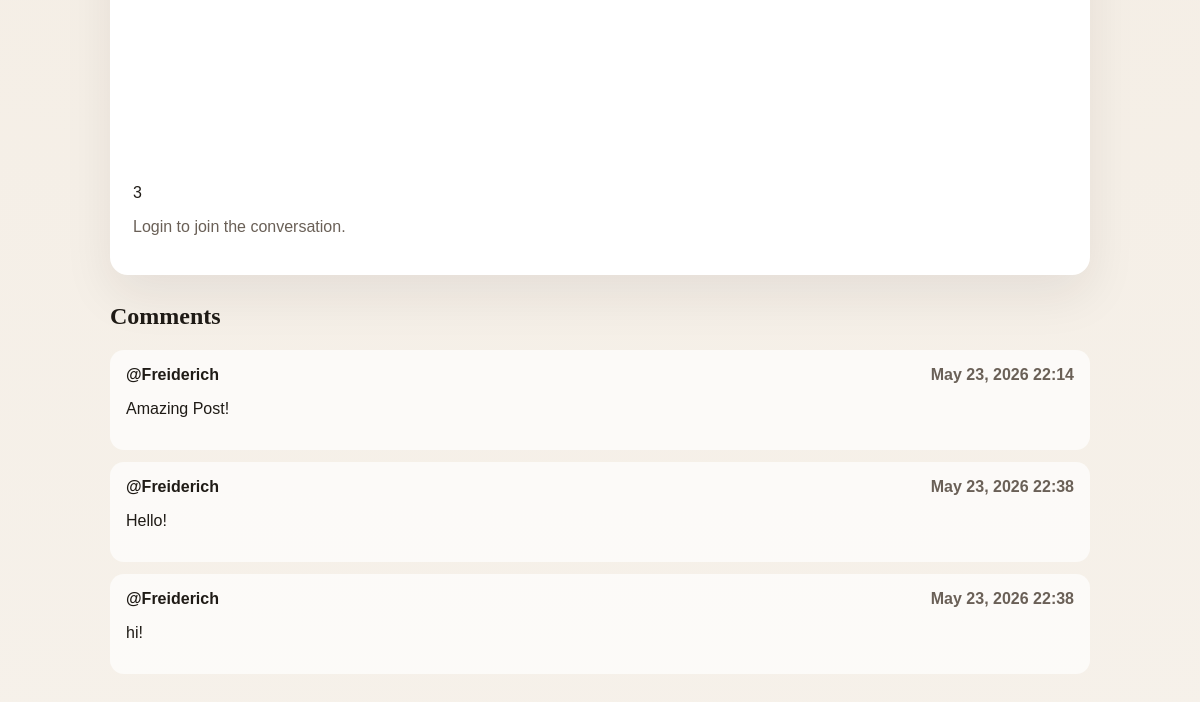
The app's page /posts/1/ (lower part), older data.
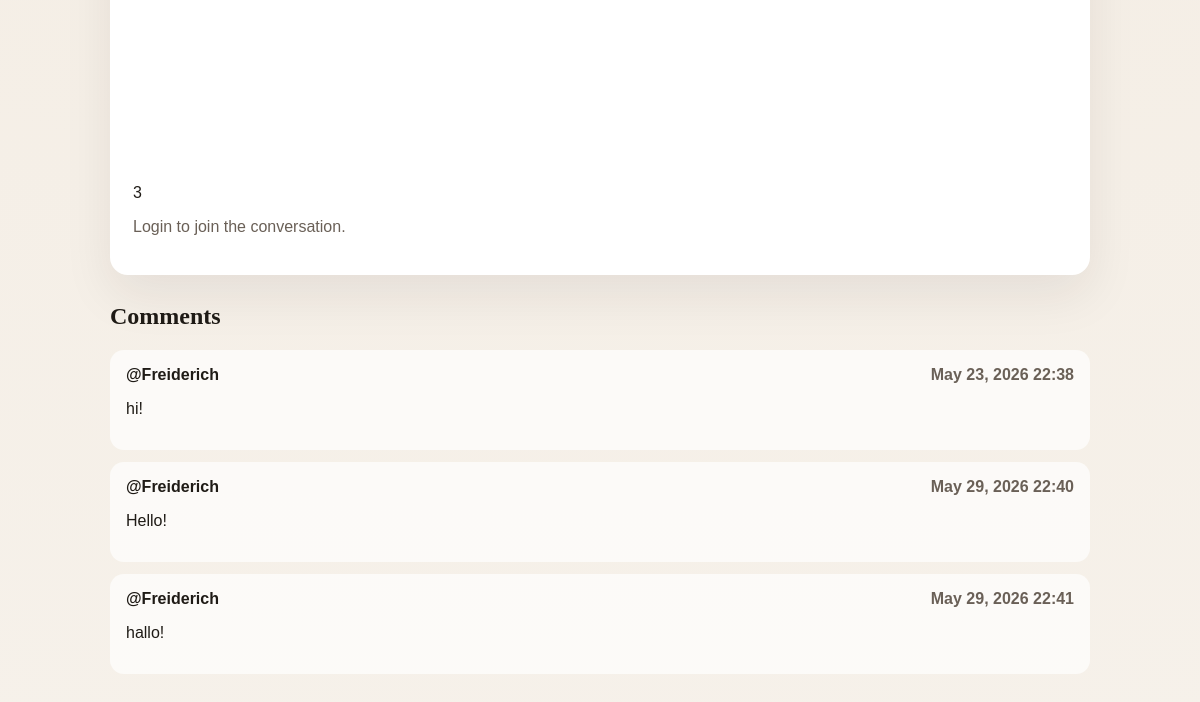
The same page, newer data.
### posts/models.py (models this page shows, shortened)
class Comment(models.Model):
    post = models.ForeignKey(Post, on_delete=models.CASCADE, related_name="comments")
    author = models.ForeignKey(
        settings.AUTH_USER_MODEL, on_delete=models.CASCADE, related_name="comments"
    )
    body = models.TextField()
    created_at = models.DateTimeField(auto_now_add=True)
    class Meta:
        ordering = ["created_at"]

### posts/views.py (the view)
# urls.py: path("posts/<int:post_id>/", views.post_detail, name="post_detail"),
def post_detail(request, post_id):
    post = get_object_or_404(
        Post.objects.select_related("author", "author__profile").annotate(
            likes_count=Count("likes"),
            reactions_count=Count("reactions"),
            reaction_love_count=Count("reactions", filter=Q(reactions__kind="love")),
            reaction_laugh_count=Count("reactions", filter=Q(reactions__kind="laugh")),
            reaction_wow_count=Count("reactions", filter=Q(reactions__kind="wow")),
            reaction_sad_count=Count("reactions", filter=Q(reactions__kind="sad")),
            reaction_fire_count=Count("reactions", filter=Q(reactions__kind="fire")),
        ),
        id=post_id,
    )
    if post.visibility == Post.VISIBILITY_PRIVATE and request.user != post.author:
        return redirect("home")
    comments = post.comments.select_related("author", "author__profile")
    form = CommentForm()
    return render(
        request,
        "posts/post_detail.html",
        {"post": post, "comments": comments, "form": form},
    )

### templates/posts/post_detail.html (shortened to what this page needs)
{% extends "base.html" %}
{% block content %}
  {% with post_visibility=post.get_visibility_display %}
  <section class="card detail">
    <div class="post-actions">
      <a class="comment-action" href="#comment-form" aria-label="Comments" data-comment-jump>
        <svg viewBox="0 0 24 24" aria-hidden="true" focusable="false">
          <path d="M4 5.5C4 4.12 5.12 3 6.5 3h11C18.88 3 20 4.12 20 5.5v8c0 1.38-1.12 2.5-2.5 2.5H10l-4.5 3v-3.5C4.62 15.5 4 14.88 4 14V5.5Zm2 0V14h3v1.3L11.1 14H17.5c.28 0 .5-.22.5-.5v-8c0-.28-.22-.5-.5-.5h-11c-.28 0-.5.22-.5.5Z" fill="currentColor"/>
        </svg>
        {{ comments|length }}
      </a>
    </div>
    <section class="comment-bar" id="comment-form">
      {% if user.is_authenticated %}
        <form class="comment-form" method="post" action="{% url 'comment_create' post_id=post.id %}">
          {% csrf_token %}
          <div class="comment-avatar" aria-hidden="true">{{ user.username|first|upper }}</div>
          <div class="comment-composer">
            <label class="sr-only" for="{{ form.body.id_for_label }}">Comment</label>
            {{ form.body }}
          </div>
          <button type="submit" class="primary comment-submit">Post</button>
        </form>
      {% else %}
        <p class="muted">Login to join the conversation.</p>
      {% endif %}
    </section>
  </section>
  {% endwith %}
  <section class="comments" id="comments">
    <h2>Comments</h2>
    <div class="comment-list">
      {% for comment in comments %}
        <div class="comment" data-comment-id="{{ comment.id }}">
          <div class="comment-meta">
            <a href="{% url 'profile' username=comment.author.username %}">@{{ comment.author.username }}</a>
            <span class="muted">{{ comment.created_at|date:"M d, Y H:i" }}</span>
          </div>
          <p data-comment-body>{{ comment.body }}</p>
        </div>
      {% empty %}
        <p class="muted">No comments yet.</p>
      {% endfor %}
    </div>
  </section>
{% endblock %}

### templates/base.html (shortened to what this page needs)
{% load static %}
<!DOCTYPE html>
<html lang="en">
  <head>
    <link rel="stylesheet" href="{% static 'css/base.css' %}" />
    <link rel="stylesheet" href="{% static 'css/layout.css' %}" />
    <link rel="stylesheet" href="{% static 'css/components.css' %}" />
    <link rel="stylesheet" href="{% static 'css/pages.css' %}" />
  </head>
  <body class="{% block body_class %}{% endblock %}">
    <main class="container {% block main_class %}{% endblock %}">
      {% block content %}{% endblock %}
    </main>
  </body>
</html>

### static/css/base.css (style rules this page uses)
:root { --bg: #f6f1ea; --bg-accent: #f1e7da; --surface: #ffffff; --ink: #1f1b16; --muted: #6a6057; --primary: #c96f3b; --primary-dark: #9d552d; --border: #e6d7c8; --shadow: 0 20px 50px rgba(40, 30, 20, 0.08); --radius: 18px; --max-width: 980px; --font-display: "Playfair Display", "Georgia", serif; --font-body: "Source Sans 3", "Arial", sans-serif; }
* { box-sizing: border-box; }
body { margin: 0; font-family: var(--font-body); color: var(--ink); background: radial-gradient(circle at top, var(--bg-accent), var(--bg)); min-height: 100vh; }
a { color: inherit; text-decoration: none; }
.container { width: min(100% - 32px, var(--max-width)); margin: 0 auto; }
.muted { color: var(--muted); }

### static/css/layout.css (style rules this page uses)
main { padding: 32px 0 60px; }

### static/css/components.css (style rules this page uses)
.card { background: var(--surface); padding: 22px; border-radius: var(--radius); box-shadow: var(--shadow); border: 1px solid rgba(255, 255, 255, 0.6); animation: rise 0.4s ease both; }
.card.detail { margin-bottom: 28px; }
.comments h2 { font-family: var(--font-display); }
.comment { padding: 16px; background: rgba(255, 255, 255, 0.7); border-radius: 14px; margin-bottom: 12px; }
.comment-meta { display: flex; justify-content: space-between; font-weight: 600; }

Row changes from the older to the newer data that the page shows:
removed Comment: author.username "Freiderich", created_at "May 23, 2026 22:14", body "Amazing Post!"
removed Comment: author.username "Freiderich", created_at "May 23, 2026 22:38", body "Hello!"
added Comment: author.username "Freiderich", created_at "May 29, 2026 22:40", body "Hello!"
added Comment: author.username "Freiderich", created_at "May 29, 2026 22:41", body "hallo!"
